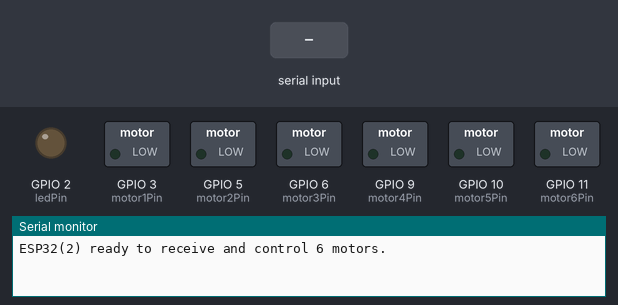
The sketch below on a simulated ESP32-S3. On the bench: switched loads named in the sketch (green lamp = pin HIGH), output pins drawn as LEDs (lit = HIGH), the last lines printed to the serial monitor. The inputs (shaded band) are chosen by the test bench.

Above: at 1.2 s.
1.3 s: "LED_ON\n" received over the second serial link
At 1.8 s:
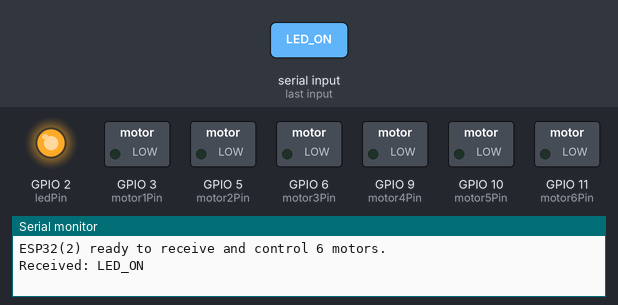
2.8 s: "FORWARD\n" received over the second serial link
At 4.0 s:
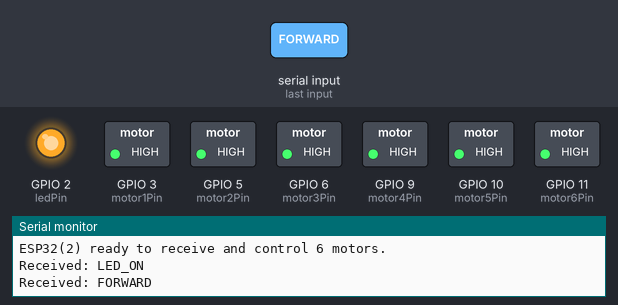
4.3 s: "LED_OFF\n" received over the second serial link
At 5.2 s:
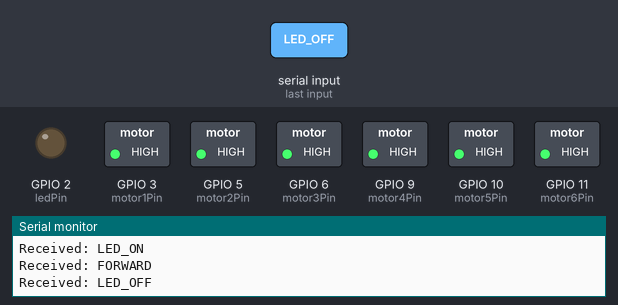
5.8 s: "BACKWARD\n" received over the second serial link
At 6.4 s:
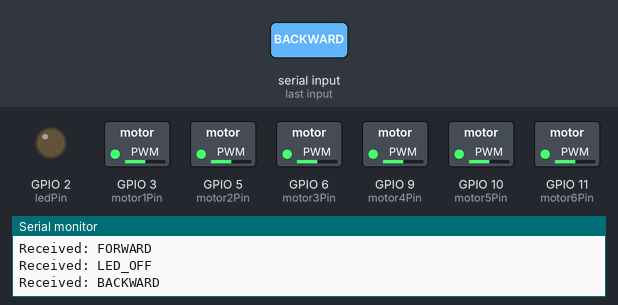
7.3 s: "LED_ON\n" received over the second serial link
At 8.5 s:
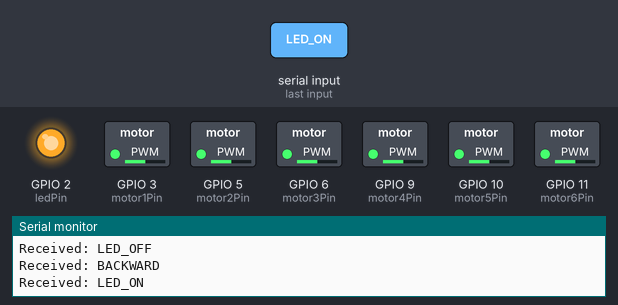
8.8 s: "FORWARD\n" received over the second serial link
At 9.8 s:
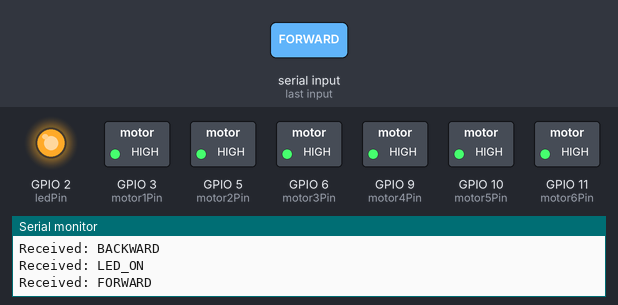
Timing chart, 0 to 11.3 s (numbered marks = the images above; inputs shaded):
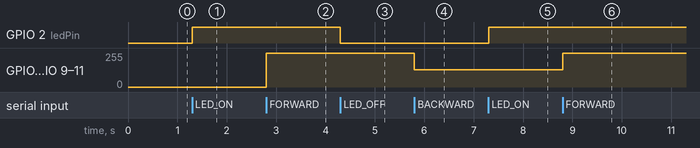

The sketch:

esp2.ino
```cpp
#include <HardwareSerial.h>

#define RS485_RX 16
#define RS485_TX 17

// تعريف دبابيس المحركات (تأكد من إنهم متصلين صح فعلاً بالهاردوير)
#define motor1Pin 3
#define motor2Pin 5
#define motor3Pin 6
#define motor4Pin 9
#define motor5Pin 10
#define motor6Pin 11
#define ledPin 2

HardwareSerial rs485Serial(1);  // RS-485 Serial

void setup() {
  // بدء الاتصال التسلسلي
  rs485Serial.begin(9600, SERIAL_8N1, RS485_RX, RS485_TX);
  Serial.begin(115200);

  // تهيئة دبابيس المحركات كمخرجات
  pinMode(motor1Pin, OUTPUT);
  pinMode(motor2Pin, OUTPUT);
  pinMode(motor3Pin, OUTPUT);
  pinMode(motor4Pin, OUTPUT);
  pinMode(motor5Pin, OUTPUT);
  pinMode(motor6Pin, OUTPUT);
  pinMode(ledPin, OUTPUT);

  Serial.println("ESP32(2) ready to receive and control 6 motors.");
}

void loop() {
  if (rs485Serial.available()) {
    String command = rs485Serial.readStringUntil('\n');
    command.trim();
    Serial.println("Received: " + command);

    if (command == "LED_ON") {
      digitalWrite(ledPin, HIGH);
      rs485Serial.println("LED is ON");
    } else if (command == "LED_OFF") {
      digitalWrite(ledPin, LOW);
      rs485Serial.println("LED is OFF");
    } else if (command.startsWith("M")) {
      int motor = command.charAt(1) - '0';
      int speed = command.substring(3).toInt();

      switch (motor) {
        case 1: analogWrite(motor1Pin, speed); break;
        case 2: analogWrite(motor2Pin, speed); break;
        case 3: analogWrite(motor3Pin, speed); break;
        case 4: analogWrite(motor4Pin, speed); break;
        case 5: analogWrite(motor5Pin, speed); break;
        case 6: analogWrite(motor6Pin, speed); break;
        default:
          rs485Serial.println("Invalid motor number");
          return;
      }

      rs485Serial.println("Motor " + String(motor) + " set to speed " + String(speed));
    } else if (command == "FORWARD") {
      analogWrite(motor1Pin, 255);
      analogWrite(motor2Pin, 255);
      analogWrite(motor3Pin, 255);
      analogWrite(motor4Pin, 255);
      analogWrite(motor5Pin, 255);
      analogWrite(motor6Pin, 255);
      rs485Serial.println("Moving FORWARD");
    } else if (command == "BACKWARD") {
      analogWrite(motor1Pin, 128);
      analogWrite(motor2Pin, 128);
      analogWrite(motor3Pin, 128);
      analogWrite(motor4Pin, 128);
      analogWrite(motor5Pin, 128);
      analogWrite(motor6Pin, 128);
      rs485Serial.println("Moving BACKWARD");
    } else if (command == "STOP") {
      analogWrite(motor1Pin, 0);
      analogWrite(motor2Pin, 0);
      analogWrite(motor3Pin, 0);
      analogWrite(motor4Pin, 0);
      analogWrite(motor5Pin, 0);
      analogWrite(motor6Pin, 0);
      rs485Serial.println("Motors STOPPED");
    } else {
      rs485Serial.println("Unknown command: " + command);
    }
  }
}
```

Measured:
- after the input at 1.3 s, GPIO 2 (ledPin): LOW → HIGH at once
- after the input at 2.8 s, GPIO 3 (motor1Pin), GPIO 5 (motor2Pin), GPIO 6 (motor3Pin), GPIO 9 (motor4Pin), GPIO 10 (motor5Pin), GPIO 11 (motor6Pin): 0/255 → 255/255 at once
- after the input at 4.3 s, GPIO 2 (ledPin): HIGH → LOW at once
- after the input at 5.8 s, GPIO 3 (motor1Pin), GPIO 5 (motor2Pin), GPIO 6 (motor3Pin), GPIO 9 (motor4Pin), GPIO 10 (motor5Pin), GPIO 11 (motor6Pin): 255/255 → 128/255 at once
- after the input at 7.3 s, GPIO 2 (ledPin): LOW → HIGH at once
- after the input at 8.8 s, GPIO 3 (motor1Pin), GPIO 5 (motor2Pin), GPIO 6 (motor3Pin), GPIO 9 (motor4Pin), GPIO 10 (motor5Pin), GPIO 11 (motor6Pin): 128/255 → 255/255 at once
